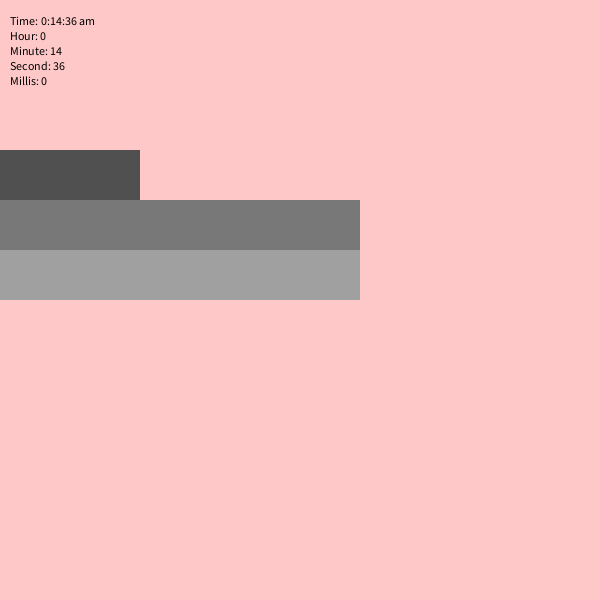
Frame 1 (no input)
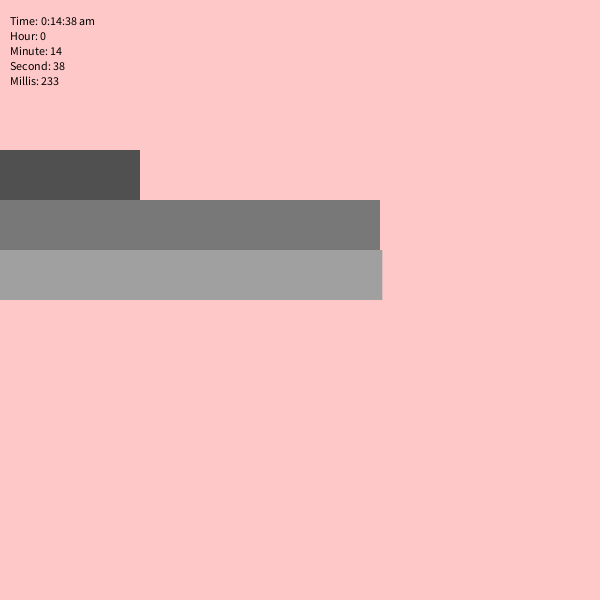
Frame 60 (the mouse pressed at the canvas centre just before this capture)
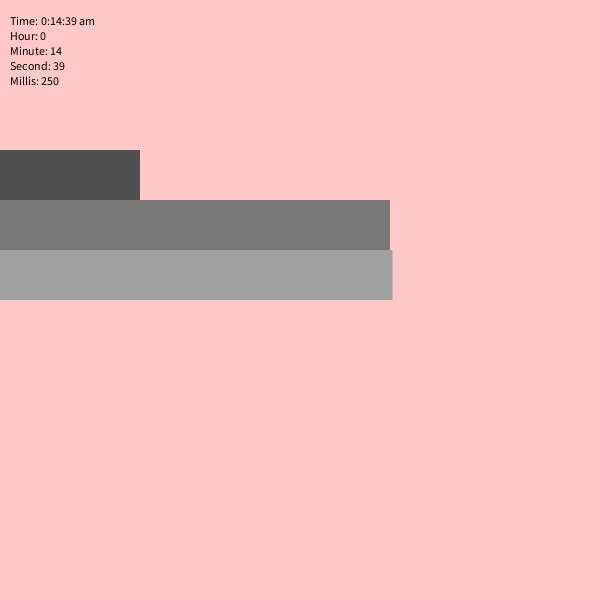
Frame 120 (the mouse held since frame 60 and released just before this capture)

The Processing sketch that drew these frames (run headless with seeded random() and noise(); from frame 60 on, the mouse is pressed at the canvas centre):

// Processing sketch: barClock
// ── barClock.pde
int prevSec;
int millisRolloverTime;

//--------------------------
void setup() {
  size(600, 600);
  millisRolloverTime = 0;
}

//--------------------------
void draw() {
  background(255, 200, 200); // My favorite pink

  // Fetch the current time
  int H = hour();
  int M = minute();
  int S = second();

  // Reckon the current millisecond, 
  // particularly if the second has rolled over.
  // Note that this is more correct than using millis()%1000;
  if (prevSec != S) {
    millisRolloverTime = millis();
  }
  prevSec = S;
  int mils = (millis() - millisRolloverTime);

  noStroke();
  fill(0);
  String currTimeString = "Time: " + (H%12) + ":" + nf(M,2) + ":" + nf(S,2) + ((H>12) ? " pm":" am");
  text(currTimeString, 10, 25);
  text("Hour: "   + H, 10, 40);
  text("Minute: " + M, 10, 55);
  text("Second: " + S, 10, 70);
  text("Millis: " + mils, 10, 85);

  float hourBarWidth   = map(H, 0, 24, 0, width);
  float minuteBarWidth = map(M, 0, 60, 0, width);
  float secondBarWidth = map(S, 0, 60, 0, width);

  // Make a bar which *smoothly* interpolates across 1 minute.
  // We calculate a version that goes from 0...60, 
  // but with a fractional remainder:
  float secondsWithFraction = S + (mils / 1000.0);
  float secondsWithNoFraction = S;
  float secondBarWidthChunky = map(secondsWithNoFraction, 0, 60, 0, width);
  float secondBarWidthSmooth = map(secondsWithFraction,   0, 60, 0, width);

  fill(40);
  rect(0, 100, hourBarWidth, 50);
  fill(80);
  rect(0, 150, minuteBarWidth, 50);
  fill(120);
  rect(0, 200, secondBarWidthChunky, 50);
  fill(160);
  rect(0, 250, secondBarWidthSmooth, 50);
}

/*

p5

var prevSec;
var millisRolloverTime;

//--------------------------
function setup() {
  createCanvas(300, 300);
  millisRolloverTime = 0;
}

//--------------------------
function draw() {
  background(255, 200, 200); // My favorite pink

  // Fetch the current time
  var H = hour();
  var M = minute();
  var S = second();

  // Reckon the current millisecond, 
  // particularly if the second has rolled over.
  // Note that this is more correct than using millis()%1000;
  if (prevSec != S) {
    millisRolloverTime = millis();
  }
  prevSec = S;
  var mils = floor(millis() - millisRolloverTime);

  noStroke();
  fill('black');
  var currTimeString = "Time: " + (H%12) + ":" + nf(M,2) + ":" + nf(S,2) + ((H>12) ? "pm":"am");
  text(currTimeString, 10, 25);
  text("Hour: "   + H, 10, 40);
  text("Minute: " + M, 10, 55);
  text("Second: " + S, 10, 70);
  text("Millis: " + mils, 10, 85);

  var hourBarWidth   = map(H, 0, 23, 0, width);
  var minuteBarWidth = map(M, 0, 59, 0, width);
  var secondBarWidth = map(S, 0, 59, 0, width);

  // Make a bar which *smoothly* interpolates across 1 minute.
  // We calculate a version that goes from 0...60, 
  // but with a fractional remainder:
  var secondsWithFraction = S + (mils / 1000.0);
  var secondsWithNoFraction = S;
  var secondBarWidthChunky = map(secondsWithNoFraction, 0, 60, 0, width);
  var secondBarWidthSmooth = map(secondsWithFraction,   0, 60, 0, width);

  fill(40);
  rect(0, 100, hourBarWidth, 50);
  fill(80);
  rect(0, 150, minuteBarWidth, 50);
  fill(120);
  rect(0, 200, secondBarWidthChunky, 50);
  fill(160);
  rect(0, 250, secondBarWidthSmooth, 50);
}
*/

/*
py
prevSec = 0
millisRolloverTime = 0

#--------------------------
def setup():
    size(300, 300)
    global millisRolloverTime
    millisRolloverTime = 0

#--------------------------
def draw():
    global prevSec
    global millisRolloverTime
  
    background(255, 200, 200)  # My favorite pink

    # Fetch the current time
    H = hour()
    M = minute()
    S = second()

    # Reckon the current millisecond, 
    # particularly if the second has rolled over.
    # Note that this is more correct than using millis()%1000
    if (prevSec != S):
        millisRolloverTime = millis()

    prevSec = S
    mils = (millis() - millisRolloverTime)

    noStroke()
    fill(0)

    currentTimeStr = "Time: %i:%s:%s %s" % ((H%12), nf(M,2), nf(S,2), ("am","pm")[H>12])
    text(currentTimeStr, 10, 25)
    text(("Hour: %i" % H),   10, 40)
    text(("Minute: %i" % M), 10, 55)
    text(("Second: %i" % S), 10, 70)
    text(("Millis: %i" % mils), 10, 85)

    hourBarWidth   = map(H, 0, 24, 0, width)
    minuteBarWidth = map(M, 0, 60, 0, width)
    secondBarWidth = map(S, 0, 60, 0, width)

    # Make a bar which *smoothly* interpolates across 1 minute.
    # We calculate a version that goes from 0...60, 
    # but with a fractional remainder:
    secondsWithFraction = S + (mils / 1000.0)
    secondsWithNoFraction = S
    secondBarWidthChunky = map(secondsWithNoFraction, 0, 60, 0, width)
    secondBarWidthSmooth = map(secondsWithFraction,   0, 60, 0, width)

    fill(40)
    rect(0, 100, hourBarWidth, 50)
    fill(80)
    rect(0, 150, minuteBarWidth, 50)
    fill(120)
    rect(0, 200, secondBarWidthChunky, 50)
    fill(160)
    rect(0, 250, secondBarWidthSmooth, 50)

*/
